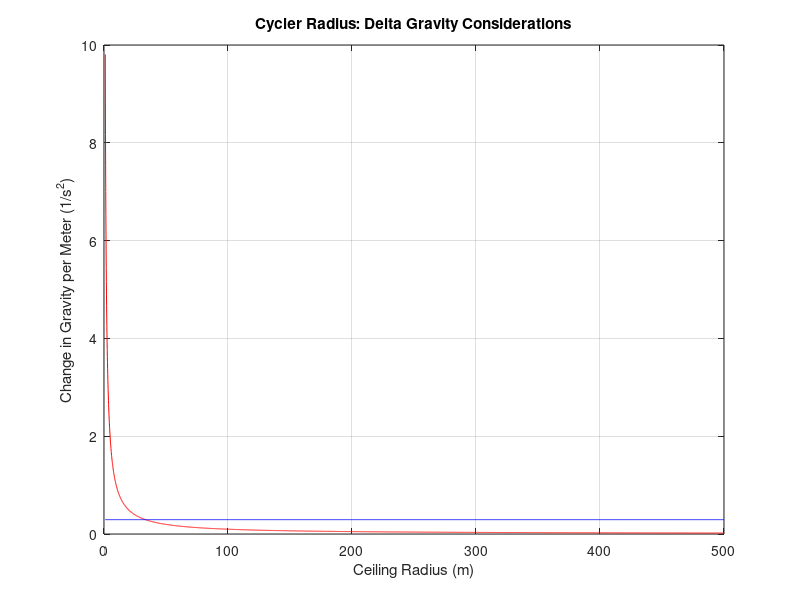
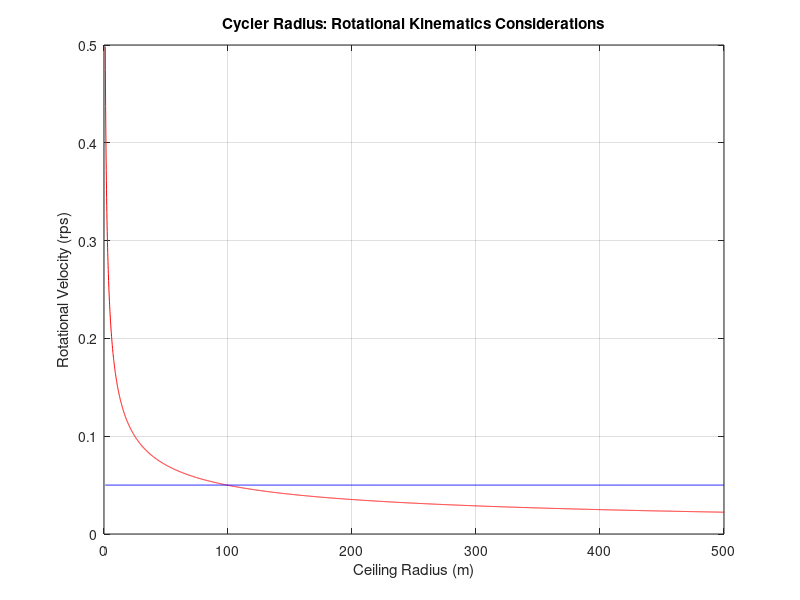

MATLAB code for these plots, in order:
%% Minimum Radius
% Eli Sitchin
% January 2020
% AAE 45000-001
% Purdue University
% This script determines the minimum acceptable radius at the ceiling for a
% rotating habitation module designed to provide 1 g of acceleration.

r = 1:0.1:500; % Radius (m)
a = 9.80665; % g (m/s^2)
v = sqrt(a*r); % Rotational Velocity (m/s)
dadr = v.^2./r.^2; % Delta Acceleration per Delta Radial Distance (1/s^2)
omega = v./(2*pi*r); % Rotation Rate (rev/s)

figure
plot(r,dadr,'r-')
grid on
hold on
plot(r,0.2942*ones(1,size(r,2)),'b-')
xlabel('Ceiling Radius (m)')
ylabel('Change in Gravity per Meter (1/s^2)')
title('Cycler Radius: Delta Gravity Considerations')
figure
plot(r,omega,'r-')
grid on
hold on
plot(r,0.05*ones(1,size(r,2)),'b-')
xlabel('Ceiling Radius (m)')
ylabel('Rotational Velocity (rps)')
title('Cycler Radius: Rotational Kinematics Considerations')
